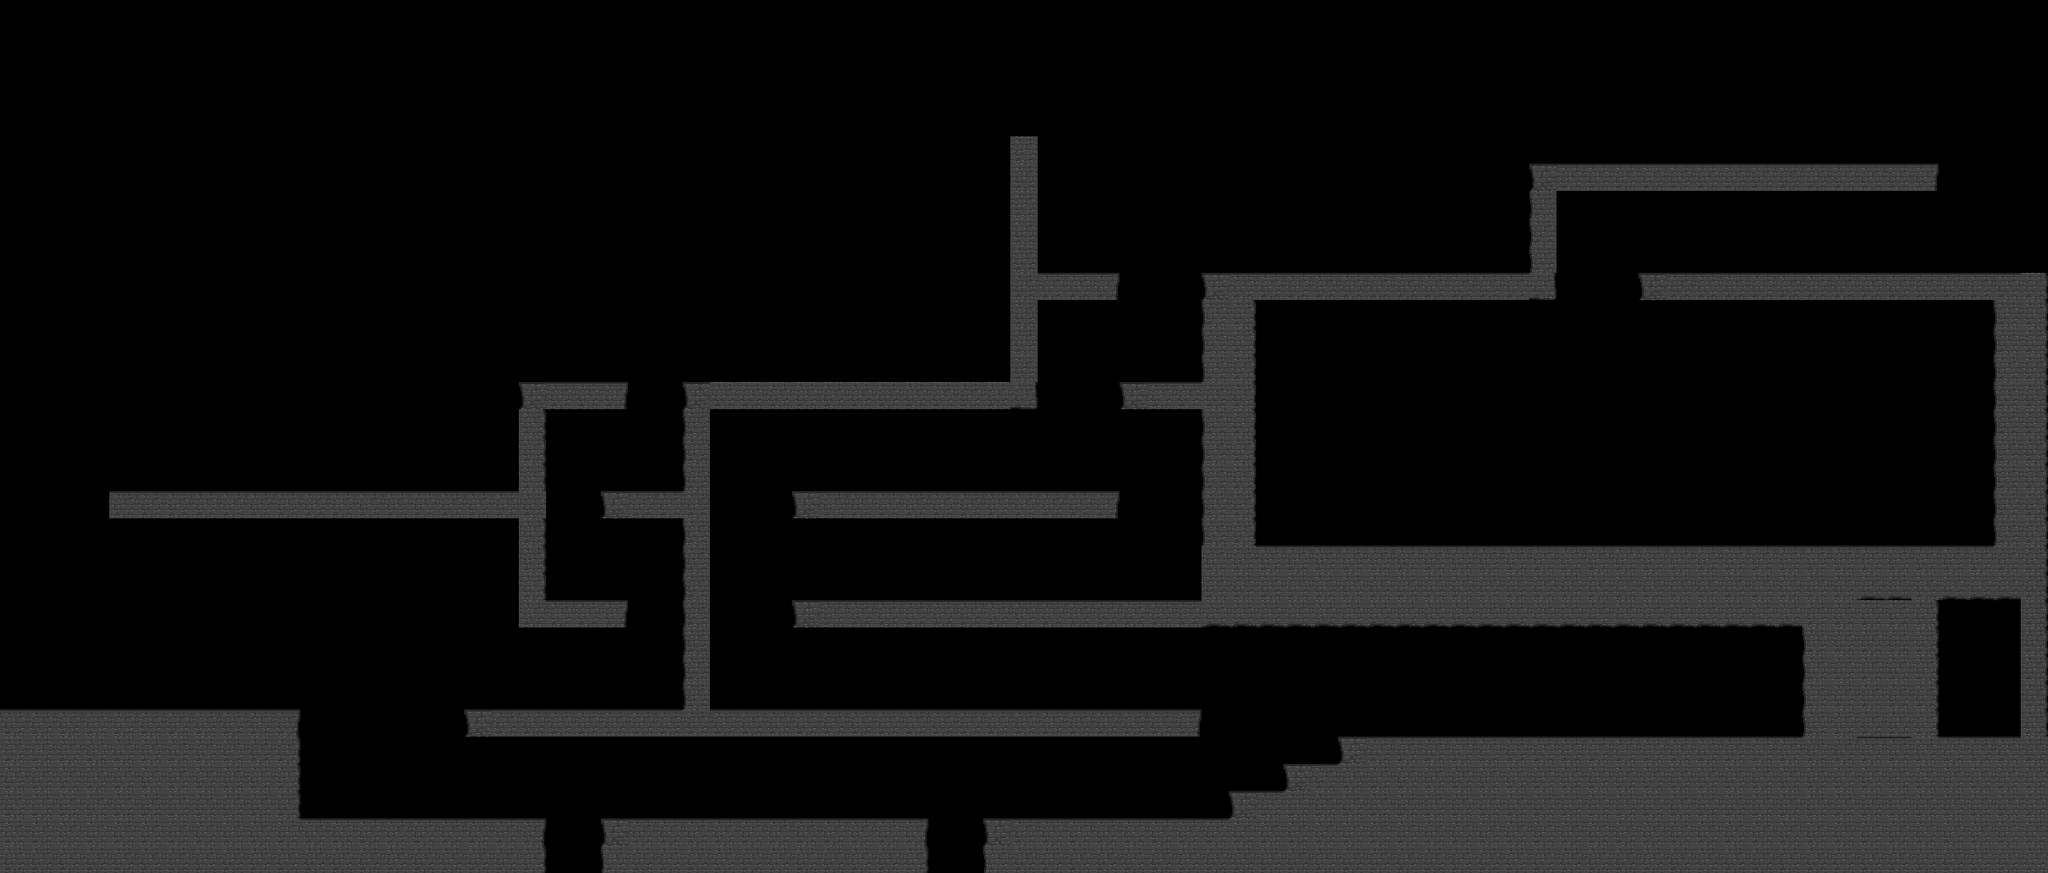

Tiled map render using the project's own tile images. Description and the map definition, with tile-layer contents summarised, below:
An orthogonal 75x32 tile map with 32x32 px tiles, 2 tile layers (ground, spikes) and 30 objects (10x sword, 8x spear, 6x axe, 2x pits, boss, ...).

<map version="1.10" tiledversion="1.11.2" orientation="orthogonal" renderorder="right-down" width="75" height="32" tilewidth="32" tileheight="32" infinite="0" nextlayerid="8" nextobjectid="82">
 <tileset firstgid="1" source="../tilesets/timeweavertileset.tsx" />
 <layer id="1" name="ground" width="75" height="32">
  <data>[2400 cells, 592 non-empty, 8 distinct tile ids]</data>
 </layer>
 <layer id="7" name="spikes" width="75" height="32">
  <data>[2400 cells, 0 non-empty, 0 distinct tile ids]</data>
 </layer>
 <objectgroup id="3" name="entities">
  <object id="1" name="boss" x="1920" y="608">
   <point />
  </object>
  <object id="4" name="Player" x="1728" y="608">
   <point />
  </object>
  <object id="5" name="axe" x="640" y="796.667">
   <point />
  </object>
  <object id="18" name="axe" x="928" y="384">
   <point />
  </object>
  <object id="20" name="axe" x="192" y="544">
   <point />
  </object>
  <object id="21" name="sword" x="512" y="544">
   <point />
  </object>
  <object id="22" name="sword" x="416" y="928">
   <point />
  </object>
  <object id="23" name="spear" x="800" y="928">
   <point />
  </object>
  <object id="24" name="sword" x="992" y="928">
   <point />
  </object>
  <object id="25" name="axe" x="1280" y="928">
   <point />
  </object>
  <object id="26" name="sword" x="1312" y="800">
   <point />
  </object>
  <object id="27" name="spear" x="1120" y="800">
   <point />
  </object>
  <object id="28" name="sword" x="1088" y="672">
   <point />
  </object>
  <object id="29" name="spear" x="1312" y="672">
   <point />
  </object>
  <object id="30" name="spear" x="992" y="544">
   <point />
  </object>
  <object id="31" name="sword" x="1184" y="544">
   <point />
  </object>
  <object id="32" name="spear" x="1536" y="288">
   <point />
  </object>
  <object id="33" name="sword" x="1696" y="288">
   <point />
  </object>
  <object id="34" name="spear" x="1888" y="160">
   <point />
  </object>
  <object id="35" name="sword" x="2048" y="160">
   <point />
  </object>
  <object id="36" name="axe" x="2240" y="160">
   <point />
  </object>
  <object id="37" name="sword" x="2240" y="288">
   <point />
  </object>
  <object id="38" name="spear" x="2080" y="288">
   <point />
  </object>
  <object id="39" name="axe" x="2048" y="832">
   <point />
  </object>
  <object id="40" name="spear" x="1920" y="832">
   <point />
  </object>
  <object id="41" name="sword" x="1792" y="832">
   <point />
  </object>
  <object id="42" name="Noli ictu" x="2336" y="800">
   <point />
  </object>
 </objectgroup>
 <objectgroup id="6" name="zones" />
 <objectgroup id="4" name="pits">
  <object id="78" name="pits" x="1087" y="1012" width="67" height="11" />
  <object id="79" name="pits" x="639" y="1008.5" width="65.5" height="14" />
 </objectgroup>
 <objectgroup id="5" name="checkpoint">
  <object id="44" name="checkpoint" x="1952" y="288">
   <point />
  </object>
 </objectgroup>
 <objectgroup id="6" name="zones" />
</map>
